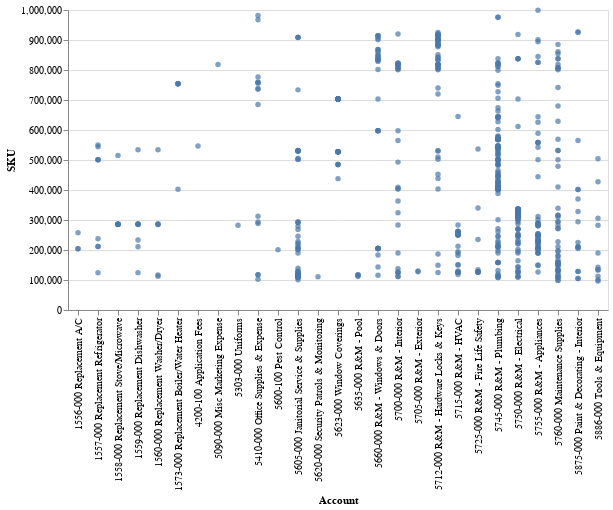

The code cell stored with this chart in its notebook:
### Markdown cell above
We can graph this data using Altair, with each `Account` number as it's x-axis and each product's (belonging to that account) `SKU` number as a y-value.

### Code cell
alt.data_transformers.disable_max_rows()
alt.Chart(df).mark_circle().encode(
    x = "Account",
    y = "SKU"
)

### Figure 1 — Vega-Lite specification as saved in the notebook (floating-point values rounded to 4 significant figures; data arrays with more than 128 entries replaced by an {"elided": "..."} marker saying what was removed)
{"config": {"view": {"continuousWidth": 400, "continuousHeight": 300}}, "data": {"name": "data-5f050e035bf8a5f8de9df5813bb08063"}, "mark": "circle", "encoding": {"x": {"field": "Account", "type": "nominal"}, "y": {"field": "SKU", "type": "quantitative"}}, "$schema": "https://vega.github.io/schema/vega-lite/v4.17.0.json", "datasets": {"data-5f050e035bf8a5f8de9df5813bb08063": {"elided": "634 records"}}}
